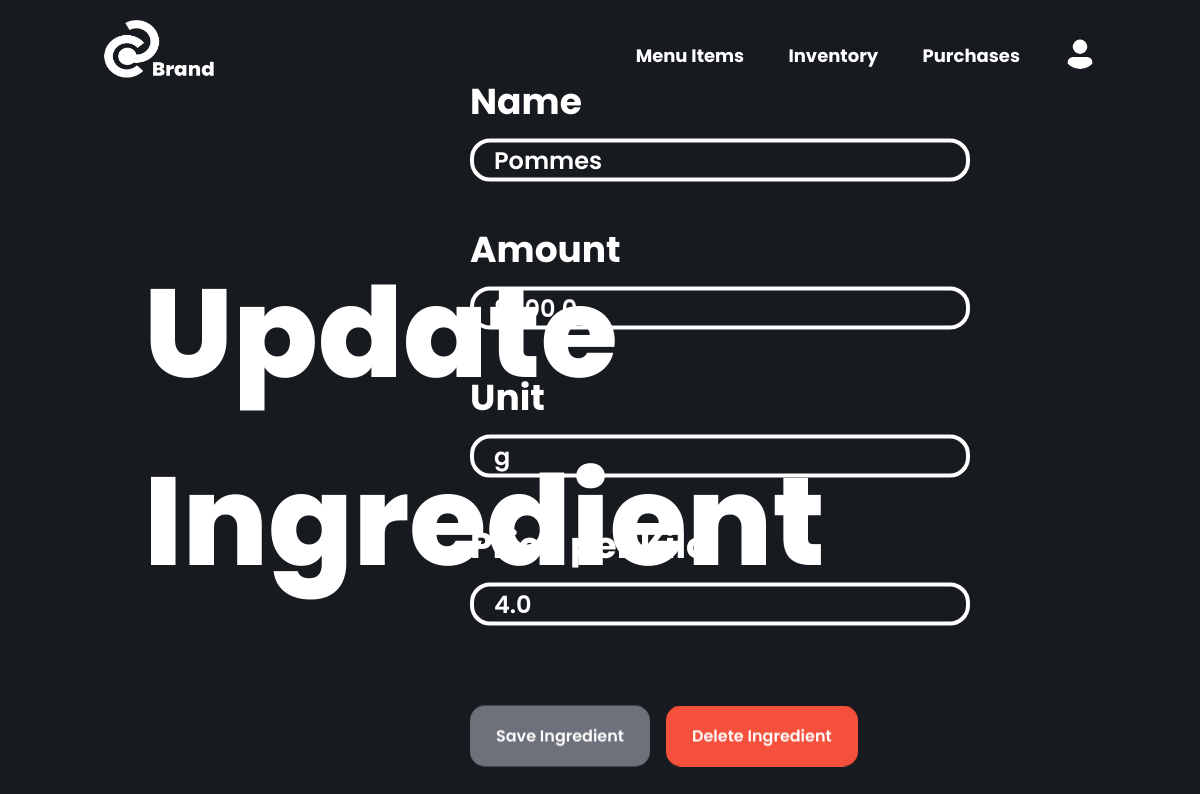
/ingredients/3 (signed in), run on an earlier commit of the app's database.
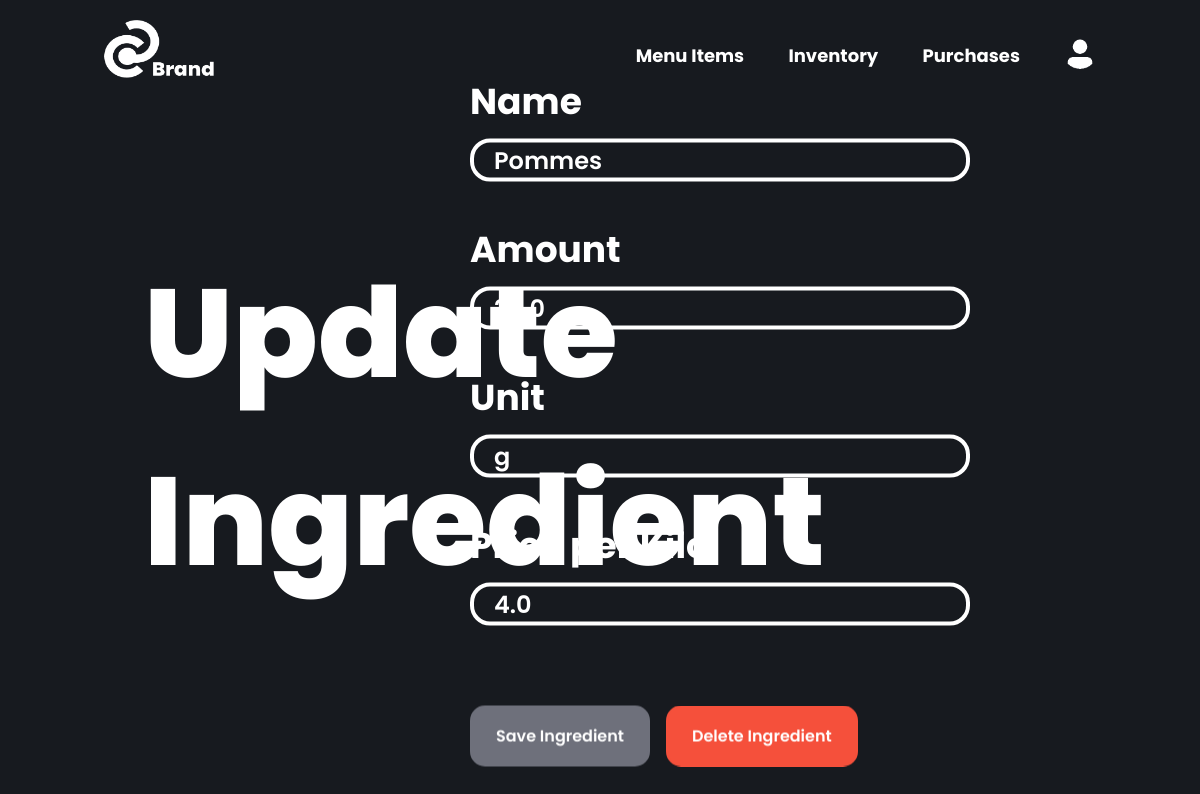
And on a later commit of the database.
### restaurant/models.py (models this page shows, shortened)
class Ingredient(models.Model):
    UNIT_CHOICES = [
        ("g", "Gramm")
    ]
    ingredient_name = models.CharField(max_length=100, blank=False)
    ingredient_amount = models.FloatField(default=0, blank=False)
    ingredient_unit = models.CharField(max_length=30, choices=UNIT_CHOICES)
    price_per_kilo = models.FloatField(default=0, null=True, blank=False)

### restaurant/views.py (the view)
# urls.py: path('ingredients/<int:pk>', views.ingredient_update, name='ingredient_update'),
@login_required
def ingredient_update(request, pk):
    objects = Ingredient.objects.get(pk=pk)
    context = {"form": InventoryUpdateForm, "fields": objects, "pk": pk}
    if request.method == 'POST':
        form = InventoryUpdateForm(request.POST)
        if form.is_valid():
            for field_name, value in request.POST.items():
                setattr(objects, field_name, value)
            objects.save()
    return render(request, 'inventory_update_form.html', context)

### templates/inventory_update_form.html (shortened to what this page needs)
{% extends 'base.html' %}
{% block content %}
<h1 class="site--heading">Update<br>Ingredient</h1>
<div class="ingredient-form-container">
  <div class="form--form--container">
    <form id="ingredient-form" action="" method="POST">
      <p>
        <label class="form--heading" for="id_ingredient_name">Name</label>
        <input class="form--inputbox" type="text" name="ingredient_name" maxlength="100" required="" id="id_ingredient_name" value="{{fields.ingredient_name}}">
      </p>
      <p>
        <label class="form--heading" for="id_ingredient_amount">Amount</label>
        <input class="form--inputbox" type="number" name="ingredient_amount" step="any" required="" id="id_ingredient_amount" value="{{fields.ingredient_amount}}">
      </p>
      <p>
        <label class="form--heading" for="id_ingredient_unit">Unit</label>
        <input class="form--inputbox" type="text" name="ingredient_unit" maxlength="50" required="" id="id_ingredient_unit" value="{{fields.ingredient_unit}}" readonly>
      </p>
      <p>
        <label class="form--heading" for="id_price_per_kilo">Price per Kilo</label>
        <input class="form--inputbox" type="number" name="price_per_kilo" step="any" required="" id="id_price_per_kilo" value="{{fields.price_per_kilo}}">
      </p>
      <div class="form--button--container">
        <input class="form--submitbutton" type="submit" value="Save Ingredient" disabled/>
        <a href="{% url 'ingredient_delete' pk %}" class="entry--deletebutton">Delete Ingredient</a>
      </div>
    </form>
  </div>
</div>
{% endblock %}

What changed in the data, as far as the page shows it:
changed Ingredient "Pommes": ingredient_amount "9800.0" → "20.0"
